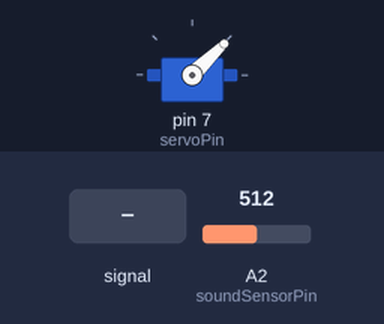
A sketch run on a simulated Arduino Uno, built with avr-gcc and run on an emulated ATmega328P. Parts: servo. Inputs (shaded band) come from the test bench; at power-on: A2 (soundSensorPin) = 512.

Above: at 4.9 s.
5.0 s: A2 (soundSensorPin) fed a 2 Hz sine of ±306 counts around its level
10.2 s: A2 (soundSensorPin) set to 491
15.4 s: A2 (soundSensorPin) fed a 200 Hz sine of ±81 counts around its level
At 15.56 s:
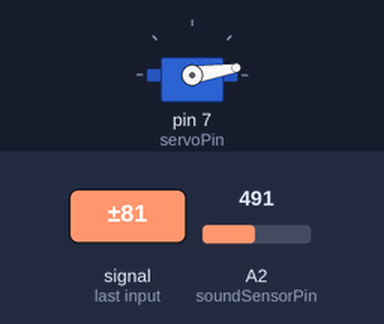
20.6 s: A2 (soundSensorPin) set to 306
25.8 s: A2 (soundSensorPin) set to 510
At 26.26 s:
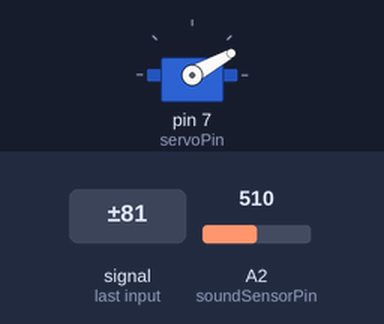
31.0 s: A2 (soundSensorPin) set to 490
Timing chart, 0 to 35.6 s (numbered marks = the images above; inputs shaded):
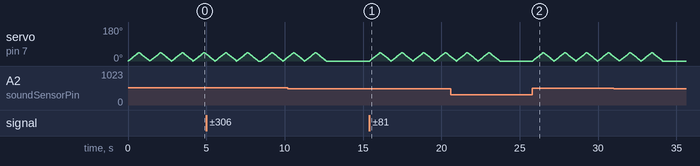

The sketch:

ClapDetectionToy.ino
```cpp
#include <Servo.h>

// Define the analog input pin for the sound sensor
const int soundSensorPin = A2;

// Define the digital pin for the servo motor
const int servoPin = 7;

// Create a Servo object named myServo
Servo myServo;

void setup() {
  // Start serial communication at a baud rate of 9600
  Serial.begin(9600);

  // Attach the servo motor to the specified pin
  myServo.attach(servoPin);

  // Set the sound sensor pin as an input
  pinMode(soundSensorPin, INPUT);
}

void loop() {
  // Read the analog value from the sound sensor
  int soundValue = analogRead(soundSensorPin);

  // Check if the sound value is above a threshold (500)
  if (soundValue > 500) {
    // Rotate the servo motor three times
    for (int i = 0; i < 3; i++) {
      // Move the servo motor from 0 to 45 degrees
      for (int angle = 0; angle <= 45; angle++) {
        myServo.write(angle);
        delay(15);
      }

      // Move the servo motor from 45 to 0 degrees
      for (int angle = 45; angle >= 0; angle--) {
        myServo.write(angle);
        delay(15);
      }
    }
  }
}
```
